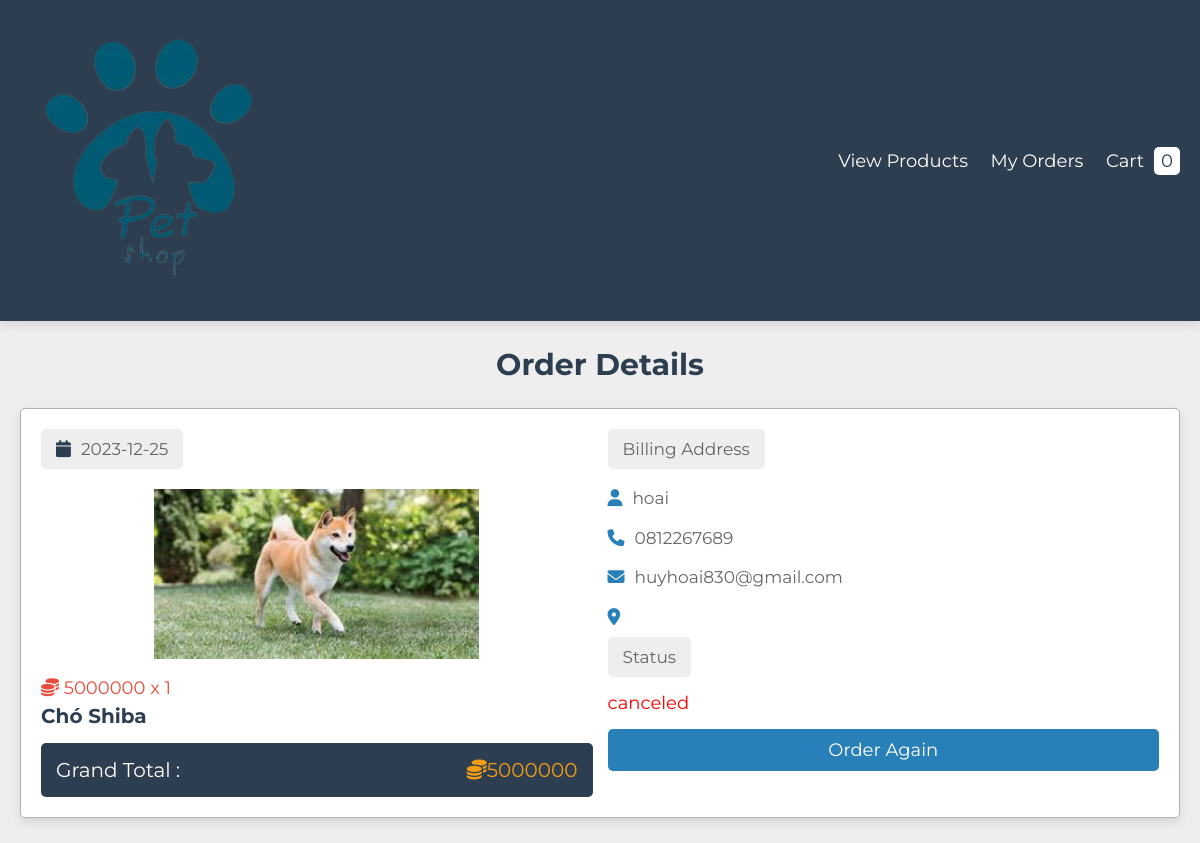
Screenshot of /admin/view_order.php?get_id=RE2ibb9b29RE4k13LUwX with the database file from the repository.
### tables this page shows
CREATE TABLE `tbl_product` (
  `product_id` int(11) NOT NULL,
  `product_name` varchar(255) NOT NULL,
  `cartegory_id` int(11) NOT NULL,
  `product_price` varchar(255) NOT NULL,
  `product_price_new` varchar(255) NOT NULL,
  `product_desc` varchar(2000) NOT NULL,
  `product_img` varchar(255) NOT NULL,
  `qty` varchar(20) NOT NULL
);

CREATE TABLE `orders` (
  `id` varchar(20) NOT NULL,
  `user_id` varchar(20) NOT NULL,
  `name` varchar(50) NOT NULL,
  `number` varchar(10) NOT NULL,
  `email` varchar(50) NOT NULL,
  `address` varchar(200) NOT NULL,
  `address_type` varchar(10) NOT NULL,
  `method` varchar(50) NOT NULL,
  `product_id` varchar(20) NOT NULL,
  `price` varchar(10) NOT NULL,
  `qty` varchar(2) NOT NULL,
  `date` date NOT NULL DEFAULT current_timestamp(),
  `status` varchar(50) NOT NULL
);

### admin/view_order.php (the view, shortened to what this page needs)
<?php
include 'components/connect.php';
if(isset($_GET['get_id'])){
   $get_id = $_GET['get_id'];
}else{
   $get_id = '';
   header('location:orders.php');
}
?>
<!DOCTYPE html>
<html lang="en">
<head>
   <link rel="stylesheet" href="https://cdnjs.cloudflare.com/ajax/libs/font-awesome/6.2.1/css/all.min.css">
   <link rel="stylesheet" href="css/style.css">
</head>
<body>
<?php include 'components/header.php'; ?>
<section class="order-details">
   <h1 class="heading">order details</h1>
   <div class="box-container">
   <?php
      $grand_total = 0;
      $select_orders = $conn->prepare("SELECT * FROM `orders` WHERE id = ? LIMIT 1");
      $select_orders->execute([$get_id]);
      if($select_orders->rowCount() > 0){
         while($fetch_order = $select_orders->fetch(PDO::FETCH_ASSOC)){
            $select_product = $conn->prepare("SELECT * FROM `tbl_product` WHERE product_id = ? LIMIT 1");
            $select_product->execute([$fetch_order['product_id']]);
            if($select_product->rowCount() > 0){
               while($fetch_product = $select_product->fetch(PDO::FETCH_ASSOC)){
                  $sub_total = ($fetch_order['price'] * $fetch_order['qty']);
                  $grand_total += $sub_total;
   ?>
   <div class="box">
      <div class="col">
         <p class="title"><i class="fas fa-calendar"></i><?= $fetch_order['date']; ?></p>
         <img src="uploads/<?= $fetch_product['product_img']; ?>" class="image" alt="<?= $fetch_product['product_name']; ?>">
         <p class="price"><i class="fa-solid fa-coins"></i> <?= $fetch_order['price']; ?> x <?= $fetch_order['qty']; ?></p>
         <h3 class="name"><?= $fetch_product['product_name']; ?></h3>
         <p class="grand-total">grand total : <span><i class="fa-solid fa-coins"></i><?= $grand_total; ?></span></p>
      </div>
      <div class="col">
         <p class="title">billing address</p>
         <p class="user"><i class="fas fa-user"></i><?= $fetch_order['name']; ?></p>
         <p class="user"><i class="fas fa-phone"></i><?= $fetch_order['number']; ?></p>
         <p class="user"><i class="fas fa-envelope"></i><?= $fetch_order['email']; ?></p>
         <p class="user"><i class="fas fa-map-marker-alt"></i><?= $fetch_order['address']; ?></p>
         <p class="title">status</p>
         <p class="status" style="color:<?php if($fetch_order['status'] == 'delivered'){echo 'green';}elseif($fetch_order['status'] == 'canceled'){echo 'red';}else{echo 'orange';}; ?>"><?= $fetch_order['status']; ?></p>
         <?php if($fetch_order['status'] == 'canceled'){ ?>
            <a href="checkout.php?get_id=<?= $fetch_product['product_id']; ?>" class="btn">order again</a>
         <?php }else{ ?>
         <form action="" method="POST">
            <input type="submit" value="cancel order" name="cancel" class="delete-btn" onclick="return confirm('cancel this order?');">
         </form>
         <?php } ?>
      </div>
   </div>
   <?php
            }
         }else{
            echo '<p class="empty">product not found!</p>';
         }
      }
   }else{
      echo '<p class="empty">no orders found!</p>';
   }
   ?>
   </div>
</section>
</body>
</html>

### admin/css/style.css (style rules this page uses)
:root { --main-color:#2980b9; --red:#e74c3c; --orange:#f39c12; --light-color:#666; --light-bg:#eee; --white:#fff; --black:#2c3e50; --border:.1rem solid rgba(0,0,0,.3); --box-shodow:0 .5rem 1rem rgba(0,0,0,.1); }
* { font-family: 'Montserrat', sans-serif; margin: 0; padding: 0; box-sizing: border-box; outline: none; border: none; text-decoration: none; }
html { font-size: 62.5%; overflow-x: hidden; }
body { background: var(--light-bg); }
section { padding:2.5rem 2rem; max-width: 1200px; margin: 0 auto; }
.heading { text-align: center; padding-bottom: 2.5rem; font-size: 3rem; color: var(--black); text-transform: capitalize; }
.btn, .delete-btn { display: block; text-align: center; width: 100%; margin-top: 1rem; padding: 1rem 3rem; color: var(--white); cursor: pointer; font-size: 1.8rem; text-transform: capitalize; border-radius: .5rem; }
.btn { background-color: var(--main-color); }
.order-details .box-container { background-color: var(--white); border: var(--border); border-radius: .5rem; padding: 2rem; box-shadow: var(--box-shodow); }
.order-details .box-container .box { display: flex; gap: 1.5rem; flex-wrap: wrap; align-items: flex-start; overflow-x: hidden; }
.order-details .box-container .box .col { flex: 1 1 40rem; }
.order-details .box-container .box .col .image { height: 17rem; width: 100%; object-fit: contain; margin: 1rem 0; }
.order-details .box-container .box .col .title { border-radius: .5rem; margin-bottom: 1rem; padding: 1rem 1.5rem; font-size: 1.7rem; color: var(--light-color); background-color: var(--light-bg); display: inline-block; text-transform: capitalize; }
.order-details .box-container .box .col .title i { margin-right: 1rem; color: var(--black); }
.order-details .box-container .box .col .price { color: var(--red); font-size: 1.8rem; padding: .5rem 0; }
.order-details .box-container .box .col .name { font-size: 2rem; color: var(--black); text-overflow: ellipsis; overflow-x: hidden; }
.order-details .box-container .box .col .user { padding: .7rem 0; font-size: 1.7rem; color: var(--light-color); line-height: 1.5; }
.order-details .box-container .box .col .user i { margin-right: 1rem; color: var(--main-color); }
.order-details .box-container .box .col .grand-total { background-color: var(--black); display: flex; align-items: center; justify-content: space-between; gap: 1.5rem; flex-wrap: wrap; padding:1.5rem; font-size: 2rem; color: var(--white); border-radius: .5rem; text-transform: capitalize; margin-top: 1.5rem; }
.order-details .box-container .box .col .grand-total span { color: var(--orange); }
.order-details .box-container .box .col .status { font-size: 1.8rem; padding: .5rem 0; }

### rows the page displays
orders: date "2023-12-25", price "5000000", qty "1", name "hoai", number "0812267689", email "huyhoai830@gmail.com", status "canceled"
tbl_product: product_img (picture), product_name "Chó Shiba", grand_total "5000000"

### other values shown
$total_cart_items "0"
